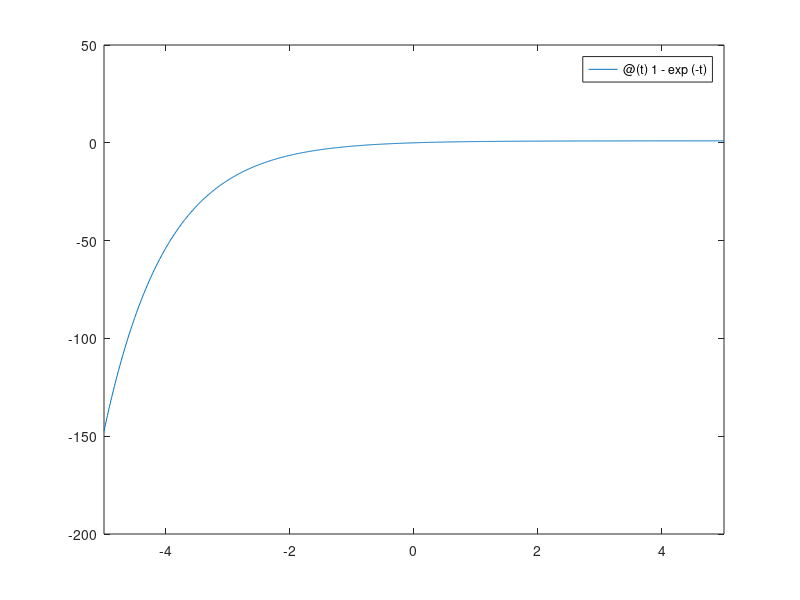

The MATLAB script that drew this image:
% hw4 #5 - plot viscoelastic creep test for Voigt model

% clear all vars and plots
close all; clear all; clc;

% solution of 1st order ODE
s = 1; E = 2; nu = 1;

f = @(t) (s/E) * (1 - exp(-E*t/nu));
f = @(t) 1-exp(-t);

figure;
fplot(f);
%axis([0 100 0 1000]);
